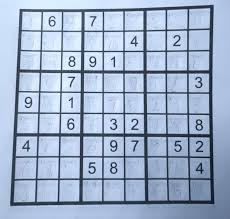
#> input picture app/tests/images/image1.jpg, 230 x 219 px, found by its file name
$ python test_enhanced_detection.py
#> lines starting #> are read from the running program, lines starting #| are printed output that depends on the picture; after the words box and inside, x2 and y2 are one past the last pixel; in counts of white or black regions, pixels touching at a corner belong together
### app/src/create_table.py
# import cv2
import pytesseract as tess
# import numpy as np
# from paddleocr import PaddleOCR
# ocr = PaddleOCR(use_angle_cls=True, lang='en') # need to run only once to download and load model into memory


# [149 lines left out: functions detect_digit, preprocess_image, create, not called in this run]

import cv2
import numpy as np
import pytesseract
# import matplotlib.pyplot as plt # Uncomment for debugging with plots

# Ak Tesseract nie je v PATH, odkomentujte a upravte nasledujúci riadok:
# On Windows, it might be:
# pytesseract.pytesseract.tesseract_cmd = r'C:\Program Files\Tesseract-OCR\tesseract.exe'
# On Linux, it's often automatically found if tesseract-ocr is installed.
# On macOS (using Homebrew):
# pytesseract.pytesseract.tesseract_cmd = r'/usr/local/bin/tesseract' # or /opt/homebrew/bin/tesseract for Apple Silicon

# [13 lines left out: function order_points, not called in this run]

def detect_blue_pen_content(image):
    """
    Enhanced blue pen detection using multiple color spaces
    Optimized for handwritten Sudoku with blue pen
    """
    if len(image.shape) != 3 or image.shape[2] != 3:
        return np.zeros(image.shape[:2], dtype=np.uint8)

    # Method 1: Blue channel enhancement
    blue_channel = image[:,:,2].astype(np.float32)
    red_channel = image[:,:,0].astype(np.float32)
    green_channel = image[:,:,1].astype(np.float32)

    # Enhance blue relative to other channels
    blue_enhanced = blue_channel - 0.3 * (red_channel + green_channel) / 2
    blue_enhanced = np.clip(blue_enhanced, 0, 255).astype(np.uint8)
    _, blue_thresh = cv2.threshold(blue_enhanced, 0, 255, cv2.THRESH_BINARY + cv2.THRESH_OTSU)

    # Method 2: HSV blue detection with multiple ranges
    hsv = cv2.cvtColor(image, cv2.COLOR_BGR2HSV)

    # Standard blue range
    lower_blue1 = np.array([100, 50, 50])
    upper_blue1 = np.array([130, 255, 255])
    blue_mask1 = cv2.inRange(hsv, lower_blue1, upper_blue1)

    # Darker blue range
    lower_blue2 = np.array([110, 30, 30])
    upper_blue2 = np.array([140, 255, 200])
    blue_mask2 = cv2.inRange(hsv, lower_blue2, upper_blue2)

    # Method 3: LAB color space
    lab = cv2.cvtColor(image, cv2.COLOR_BGR2LAB)
    b_channel = lab[:,:,2]
    _, lab_blue = cv2.threshold(b_channel, 140, 255, cv2.THRESH_BINARY)

    # Combine all blue detection methods
    combined_blue = cv2.bitwise_or(blue_thresh, blue_mask1)
    combined_blue = cv2.bitwise_or(combined_blue, blue_mask2)
    combined_blue = cv2.bitwise_or(combined_blue, lab_blue)

    # Clean up noise
    kernel = np.ones((2,2), np.uint8)
    combined_blue = cv2.morphologyEx(combined_blue, cv2.MORPH_OPEN, kernel)

    return combined_blue

def load_and_preprocess_image(image_path):
    """
    Enhanced image loading and preprocessing with blue pen detection
    Returns the original image, the grayscale image, and improved thresholded image for grid detection.
    """
    original_image = cv2.imread(image_path)
    if original_image is None:
        raise FileNotFoundError(f"Nebolo možné načítať obrázok: {image_path}")

    gray_image = cv2.cvtColor(original_image, cv2.COLOR_BGR2GRAY)
    blurred_image = cv2.GaussianBlur(gray_image, (5, 5), 0)

    # Enhanced detection combining traditional methods with blue pen detection
    # Traditional adaptive thresholding
    traditional_thresh = cv2.adaptiveThreshold(
        blurred_image, 255, cv2.ADAPTIVE_THRESH_GAUSSIAN_C,
        cv2.THRESH_BINARY_INV, 11, 2
    )

    # Blue pen detection
    blue_pen_mask = detect_blue_pen_content(original_image)

    # Edge detection for grid lines
    edges = cv2.Canny(blurred_image, 50, 150)

    # Combine all detection methods
    combined_mask = cv2.bitwise_or(traditional_thresh, blue_pen_mask)
    combined_mask = cv2.bitwise_or(combined_mask, edges)

    # Clean up the combined mask
    kernel_close = np.ones((5,5), np.uint8)
    thresholded_for_grid = cv2.morphologyEx(combined_mask, cv2.MORPH_CLOSE, kernel_close)

    kernel_open = np.ones((3,3), np.uint8)
    thresholded_for_grid = cv2.morphologyEx(thresholded_for_grid, cv2.MORPH_OPEN, kernel_open)

    return original_image, gray_image, thresholded_for_grid

def find_sudoku_grid_contour(processed_image):
    """
    Enhanced function to find the largest square-like contour in the processed image.
    Uses multiple approaches to find the Sudoku grid with better robustness.
    Returns the contour points.
    """
    contours, _ = cv2.findContours(
        processed_image.copy(), cv2.RETR_EXTERNAL, cv2.CHAIN_APPROX_SIMPLE
    )
    if not contours:
        return None

    # Sort contours by area
    contours = sorted(contours, key=cv2.contourArea, reverse=True)

    # Calculate minimum area threshold (more flexible)
    image_area = processed_image.shape[0] * processed_image.shape[1]
    min_area_threshold = image_area * 0.05  # At least 5% of image
    max_area_threshold = image_area * 0.90  # At most 90% of image

    # Try to find a good rectangular contour
    for c in contours:
        area = cv2.contourArea(c)

        # Skip contours that are too small or too large
        if area < min_area_threshold or area > max_area_threshold:
            continue

        perimeter = cv2.arcLength(c, True)

        # Try different approximation levels
        for epsilon_factor in [0.01, 0.02, 0.03, 0.05, 0.08]:
            epsilon = epsilon_factor * perimeter
            approx_poly = cv2.approxPolyDP(c, epsilon, True)

            if len(approx_poly) == 4:
                # Check if it's reasonably square
                rect = cv2.minAreaRect(c)
                width, height = rect[1]
                if width > 0 and height > 0:
                    aspect_ratio = max(width, height) / min(width, height)
                    if aspect_ratio < 2.5:  # Allow some tolerance for perspective
                        return approx_poly

    # Fallback: use bounding rectangle of largest valid contour
    for c in contours:
        area = cv2.contourArea(c)
        if min_area_threshold <= area <= max_area_threshold:
            x, y, w, h = cv2.boundingRect(c)
            return np.array([[[x, y]], [[x+w, y]], [[x+w, y+h]], [[x, y+h]]], dtype=np.int32)

    return None

# [197 lines left out: functions warp_perspective_grid, split_grid_into_cells, preprocess_cell_for_ocr, recognize_digit_with_pytesseract, not called in this run]


def extract_sudoku_data_from_image(image_path, show_steps=False):
    """
    Main function to orchestrate Sudoku grid detection and digit recognition.
    Returns a 9x9 NumPy array with recognized digits (0 for empty).
    """
    try:
        original_image, gray_image, processed_for_grid_detection = load_and_preprocess_image(image_path)
        if show_steps:
            cv2.imshow("1. Thresholded for Grid Detection", processed_for_grid_detection)
            cv2.waitKey(0)
    except FileNotFoundError as e:
        print(e)
        return None
    except Exception as e:
        print(f"Chyba pri načítaní alebo predspracovaní obrázka: {e}")
        return None

    grid_contour = find_sudoku_grid_contour(processed_for_grid_detection)
    if grid_contour is None:
        print("Chyba: Sudoku mriežka nebola nájdená na obrázku.")
        return None

    if show_steps:
        debug_image_grid = original_image.copy()
        cv2.drawContours(debug_image_grid, [grid_contour], -1, (0, 255, 0), 3)
        cv2.imshow("2. Detected Sudoku Grid Contour", debug_image_grid)
        cv2.waitKey(0)

    # Warp using the grayscale image for better digit quality in cells
    warped_sudoku_grid = warp_perspective_grid(gray_image, grid_contour)
    if warped_sudoku_grid is None:
        print("Chyba: Nepodarilo sa transformovať perspektívu mriežky.")
        return None

    if show_steps:
        cv2.imshow("3. Warped Sudoku Grid (Grayscale)", warped_sudoku_grid)
        cv2.waitKey(0)

    sudoku_cell_images = split_grid_into_cells(warped_sudoku_grid)
    if len(sudoku_cell_images) != 81:
        print("Chyba: Mriežku sa nepodarilo rozdeliť na 81 buniek.")
        return None

    sudoku_matrix = np.zeros((9, 9), dtype=int)
    print("Spracovávajú sa bunky a rozpoznávajú číslice pomocou Pytesseract...")

    first_tesseract_error = True

    for i, cell_img_gray in enumerate(sudoku_cell_images):
        row, col = i // 9, i % 9

        # Preprocess the grayscale cell for OCR
        # `cell_img_gray` is already grayscale from the warped grid
        image_for_ocr = preprocess_cell_for_ocr(cell_img_gray.copy())

        recognized_digit = 0
        if image_for_ocr is not None:
            try:
                recognized_digit = recognize_digit_with_pytesseract(image_for_ocr)
            except pytesseract.TesseractNotFoundError:
                if first_tesseract_error: # Print error only once
                   # Message already printed in recognize_digit_with_pytesseract
                   first_tesseract_error = False
                # If Tesseract is not found, we can't proceed with OCR for other cells.
                # You might choose to return None or an empty matrix.
                # For now, we'll fill with 0s and let the loop finish.
                # Or, re-raise the exception to stop execution:
                # raise
                pass # Continue filling with 0s if Tesseract is not found after first error.
            except Exception as e: # Other Pytesseract errors
                # Silently ignore for this cell, it will be 0
                pass


        sudoku_matrix[row, col] = recognized_digit

        if show_steps and image_for_ocr is not None:
            # Display the image that was sent to Pytesseract
            display_title = f"4. Cell ({row},{col}) for OCR. Recognized: {recognized_digit if recognized_digit else 'N/A'}"
            cv2.imshow(display_title, image_for_ocr)
            key = cv2.waitKey(50) # Small delay, press key to advance faster
            if key == 27: # ESC key to stop showing steps
                show_steps = False
                cv2.destroyWindow(display_title) # Close current window
                # Potentially close all other step windows if needed, or let them be closed at the end
        elif show_steps and image_for_ocr is None: # Cell was deemed empty by preprocessing
             if (i < 5 or i > 75): # Show a few empty cell attempts
                empty_cell_display = np.full((50, 50), 200, dtype=np.uint8) # Gray image
                cv2.putText(empty_cell_display, "Empty", (5,30), cv2.FONT_HERSHEY_SIMPLEX, 0.5, (0,0,0), 1)
                cv2.imshow(f"4. Cell ({row},{col}) - Empty", empty_cell_display)
                cv2.waitKey(50)


    if show_steps:
        print("\nZobrazenie krokov dokončené.")
        cv2.destroyAllWindows()

    return sudoku_matrix

# --- Example Usage ---
# [17 lines that do not run on import are left out]

    # [6 lines of commented-out code are left out]

### app/src/test_enhanced_detection.py
#!/usr/bin/env python3
"""
Test script for enhanced Sudoku detection with blue pen support
"""

import sys
import os
sys.path.insert(0, os.path.dirname(os.path.abspath(__file__)))

def test_enhanced_sudoku_detection():
    """Test the enhanced Sudoku detection system"""
    try:
        from create_table import extract_sudoku_data_from_image
        import numpy as np

        print("=== Enhanced Sudoku Detection Test ===")
        print("Testing improved detection with blue pen support...")
        print()

        # Test directory
        test_dir = "/home/tomas/PYT/motustom/semestral/app/tests/images"

        if not os.path.exists(test_dir):
            print(f"❌ Test directory not found: {test_dir}")
            return False

        # Test images
        test_images = ["image1.jpg", "image2.png", "image3.png", "image4.png"]

        results = []

        for img_name in test_images:
            img_path = os.path.join(test_dir, img_name)

            if not os.path.exists(img_path):
                print(f"⚠️  Image not found: {img_name}")
                continue

            print(f"Processing: {img_name}")

            try:
                # Test the enhanced detection
                sudoku_matrix = extract_sudoku_data_from_image(img_path, show_steps=False)
#> in load_and_preprocess_image, original_image is the input picture: shape (219, 230, 3); mean B, G, R 203.7, 178, 160
#> in load_and_preprocess_image, `blurred_image = cv2.GaussianBlur(gray_image, (5, 5), 0)`:
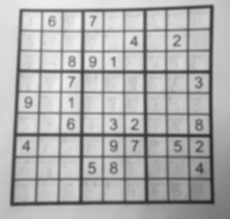
#> blurred_image: shape (219, 230); min 33, max 241, mean 175.5
#> in load_and_preprocess_image, `traditional_thresh = cv2.adaptiveThreshold( blurred_image, 255, cv2.AD..`:
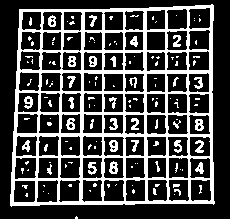
#> traditional_thresh: shape (219, 230); 27.5% white; 140 white regions (103 under 20 px), largest, box (x1, y1, x2, y2) and area: (10, 4, 215, 207) 11372, (195, 119, 204, 131) 78, (109, 161, 118, 174) 78
#> in detect_blue_pen_content, `red_channel = image[:,:,0].astype(np.float32)`:
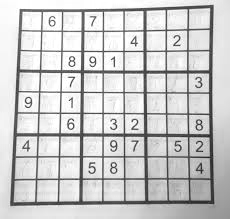
#> red_channel: shape (219, 230) float32; min 30, max 255, mean 203.7
#> in detect_blue_pen_content, `blue_enhanced = np.clip(blue_enhanced, 0, 255).astype(np.uint8)`:
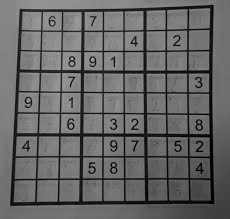
#> blue_enhanced: shape (219, 230); min 0, max 164, mean 102.3
#> in detect_blue_pen_content, `blue_mask1 = cv2.inRange(hsv, lower_blue1, upper_blue1)`:
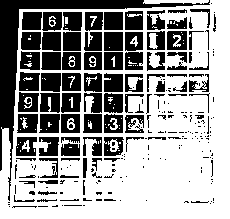
#> blue_mask1: shape (219, 230); 60.7% white; 244 black regions (151 under 20 px), largest, box (x1, y1, x2, y2) and area: (0, 0, 210, 201) 3680, (104, 32, 123, 51) 360, (41, 73, 61, 92) 359
#> in detect_blue_pen_content, `b_channel = lab[:,:,2]`:
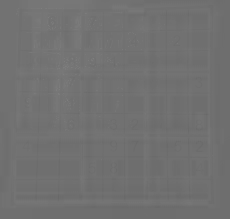
#> b_channel: shape (219, 230); min 104, max 126, mean 112.7
#> in load_and_preprocess_image, `combined_mask = cv2.bitwise_or(combined_mask, edges)`:
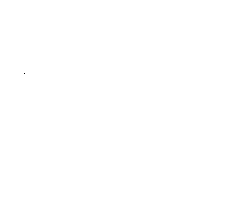
#> combined_mask: shape (219, 230); 100% white; black in thin lines or dots, all inside (x1, y1, x2, y2) = (24, 73, 25, 74)
#> in find_sudoku_grid_contour, `contours, _ = cv2.findContours( processed_image.copy(), cv2.RETR_EXTER..`: contours = [[[0, 0], [0, 218], [229, 218], [229, 0]]]
#> the loop in find_sudoku_grid_contour, `for c in contours:` made 1 pass
#> (c, area) on pass 1: ([[0, 0], [0, 218], [229, 218], [229, 0]], 49922)

                if sudoku_matrix is not None:
                    # Count detected digits
                    detected_digits = np.count_nonzero(sudoku_matrix)
                    total_cells = sudoku_matrix.size
                    detection_rate = (detected_digits / total_cells) * 100

                    print(f"  ✅ Successfully processed")
                    print(f"  📊 Detected {detected_digits}/{total_cells} digits ({detection_rate:.1f}%)")

                    if detected_digits > 0:
                        print(f"  🔢 Sample detected digits:")
                        # Show first few detected digits
                        found_digits = []
                        for i in range(9):
                            for j in range(9):
                                if sudoku_matrix[i, j] != 0:
                                    found_digits.append(f"({i},{j})={sudoku_matrix[i, j]}")
                                    if len(found_digits) >= 5:  # Show max 5 examples
                                        break
                            if len(found_digits) >= 5:
                                break
                        print(f"     {', '.join(found_digits)}")

                    results.append((img_name, True, detected_digits, detection_rate))
                else:
                    print(f"  ❌ Failed to detect Sudoku grid")
                    results.append((img_name, False, 0, 0))

            except Exception as e:
                print(f"  ❌ Error: {e}")
                results.append((img_name, False, 0, 0))

            print()
#> pass 2 of the loop in test_enhanced_sudoku_detection, `for img_name in test_images:`:
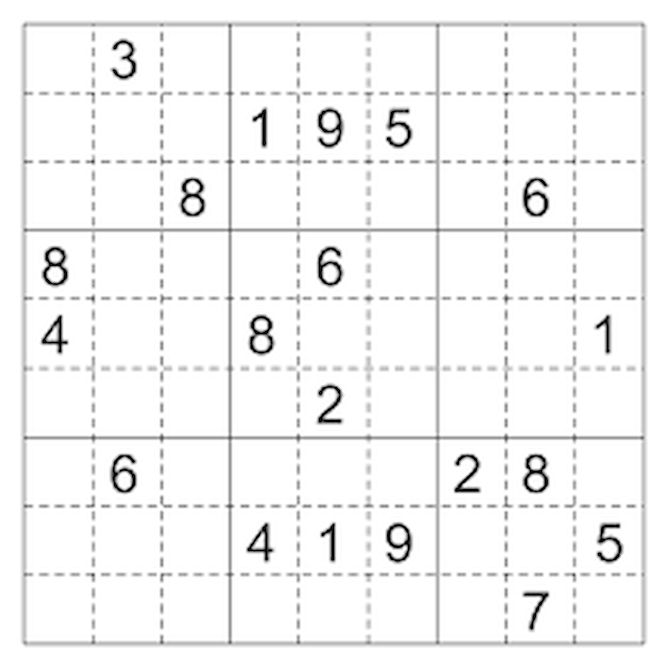
#> input picture app/tests/images/image2.png, 662 x 665 px, found by its file name
#> in load_and_preprocess_image, original_image is the input picture: shape (665, 662, 3); min 0, max 255, mean 244.1
#> gray_image: shape (665, 662)
#> blurred_image: shape (665, 662)
#> in load_and_preprocess_image (call 2), `traditional_thresh = cv2.adaptiveThreshold( blurred_image, 255, cv2.AD..`:
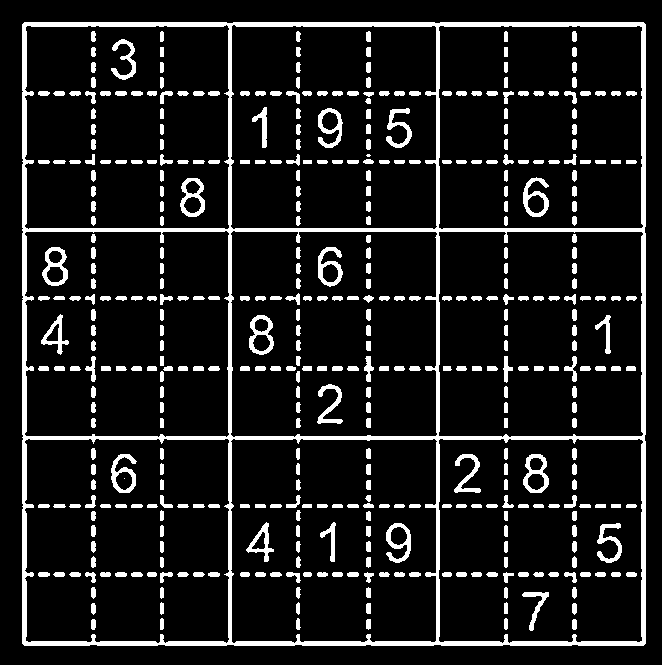
#> traditional_thresh: shape (665, 662); 11.3% white; 434 white regions (2 under 20 px), largest, box (x1, y1, x2, y2) and area: (22, 22, 646, 646) 22387, (523, 177, 549, 217) 443, (42, 247, 68, 286) 443
#> blue_channel: shape (665, 662) float32
#> in load_and_preprocess_image (call 2), `combined_mask = cv2.bitwise_or(combined_mask, edges)`:
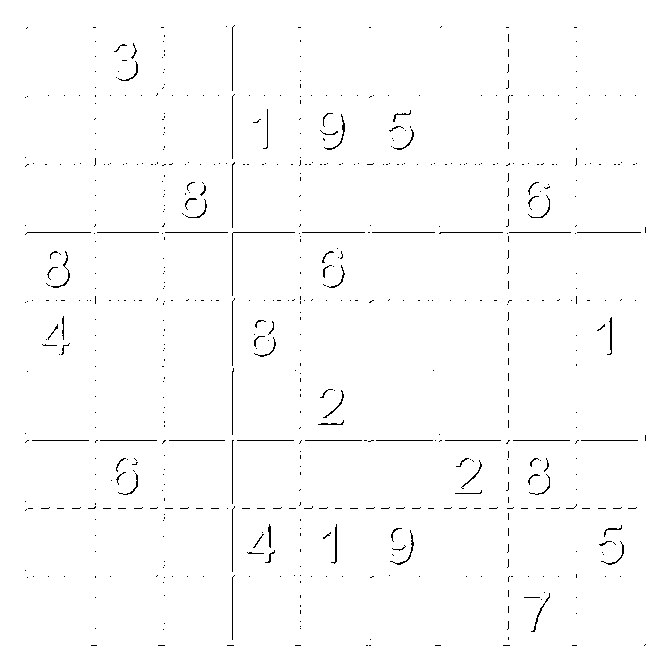
#> combined_mask: shape (665, 662); 98.8% white; black in thin lines or dots, all inside (x1, y1, x2, y2) = (25, 25, 646, 646)
#> the loop in find_sudoku_grid_contour (call 2), `for c in contours:` made 1 pass
#> (c, area) on pass 1: ([[0, 0], [0, 664], [661, 664], [661, 0]], 438904)
#> pass 3 of the loop in test_enhanced_sudoku_detection, `for img_name in test_images:`:
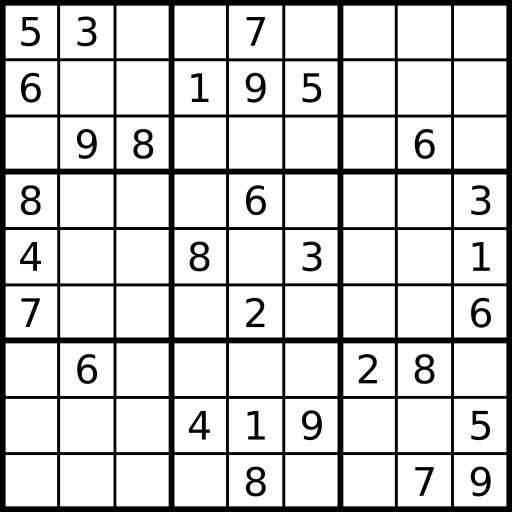
#> input picture semestral/app/tests/images/image3.png, 1024 x 1024 px, found by its file name (shown at 1/2 size)
#> in load_and_preprocess_image, original_image is the input picture: shape (1024, 1024, 3); min 0, max 255, mean 209.6
#> gray_image: shape (1024, 1024)
#> blurred_image: shape (1024, 1024)
#> in load_and_preprocess_image (call 3), `traditional_thresh = cv2.adaptiveThreshold( blurred_image, 255, cv2.AD..`:
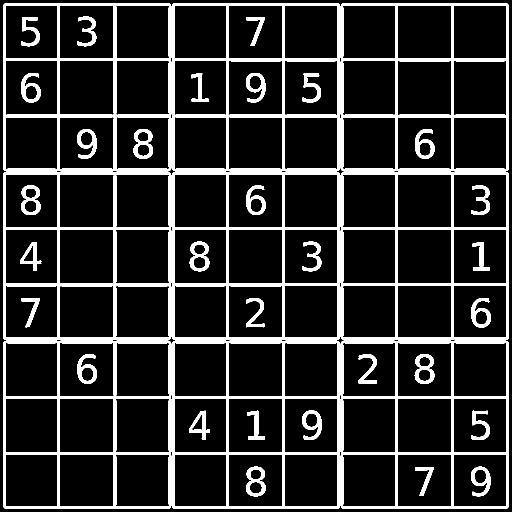
#> traditional_thresh: shape (1024, 1024) (shown at 1/2 size); 15.3% white; 31 white regions, largest, box (x1, y1, x2, y2) and area: (6, 6, 1018, 1018) 132685, (267, 258, 306, 318) 1128, (492, 933, 531, 993) 1126
#> blue_channel: shape (1024, 1024) float32
#> in detect_blue_pen_content (call 3), `blue_enhanced = blue_channel - 0.3 * (red_channel + green_channel) / 2`:
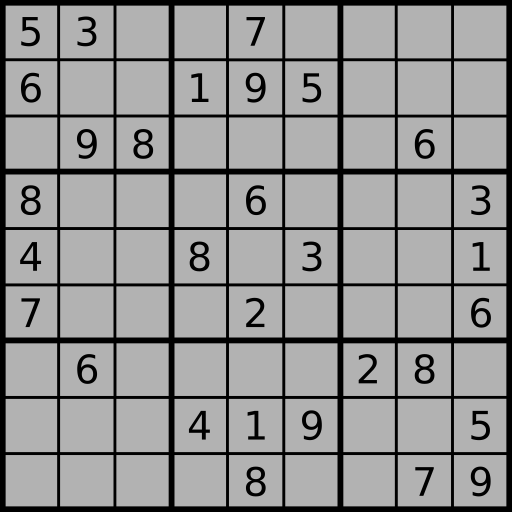
#> blue_enhanced: shape (1024, 1024) float32 (shown at 1/2 size); min 0, max 178.5, mean 146.7
#> contours = 1 contour; box (x1, y1, x2, y2) and area: (6, 6, 1018, 1018) 1021918
#> the loop made 4 passes; the first 3 are shown

        # Summary
        print("=== Test Summary ===")
        successful_images = sum(1 for _, success, _, _ in results if success)
        total_images = len(results)

        print(f"Successfully processed: {successful_images}/{total_images} images")

        if results:
            avg_detection = sum(rate for _, success, _, rate in results if success) / max(1, successful_images)
            print(f"Average digit detection rate: {avg_detection:.1f}%")

            print("\nDetailed results:")
            for img_name, success, digits, rate in results:
                status = "✅" if success else "❌"
                print(f"  {status} {img_name}: {digits} digits ({rate:.1f}%)")

        return successful_images > 0

    except ImportError as e:
        print(f"❌ Import error: {e}")
        print("Make sure all required dependencies are installed:")
        print("  - opencv-python (cv2)")
        print("  - numpy")
        print("  - pytesseract")
        return False
    except Exception as e:
        print(f"❌ Unexpected error: {e}")
        return False

def test_dependencies():
    """Test if all required dependencies are available"""
    print("=== Dependency Check ===")

    dependencies = [
        ('cv2', 'opencv-python'),
        ('numpy', 'numpy'),
        ('pytesseract', 'pytesseract'),
    ]

    all_good = True

    for module_name, package_name in dependencies:
        try:
            __import__(module_name)
            print(f"✅ {package_name}")
        except ImportError:
            print(f"❌ {package_name} - Install with: pip install {package_name}")
            all_good = False

    print()
    return all_good

def main():
    """Main test function"""
    print("Enhanced Sudoku Detection System - Test Suite")
    print("=" * 50)
    print()

    # Test dependencies first
    if not test_dependencies():
        print("❌ Please install missing dependencies before running tests.")
        return

    # Test the enhanced detection
    success = test_enhanced_sudoku_detection()

    if success:
        print("\n🎉 Tests completed successfully!")
        print("The enhanced Sudoku detection system is working.")
    else:
        print("\n⚠️  Tests completed with issues.")
        print("Please check the error messages above.")

if __name__ == "__main__":
    main()
